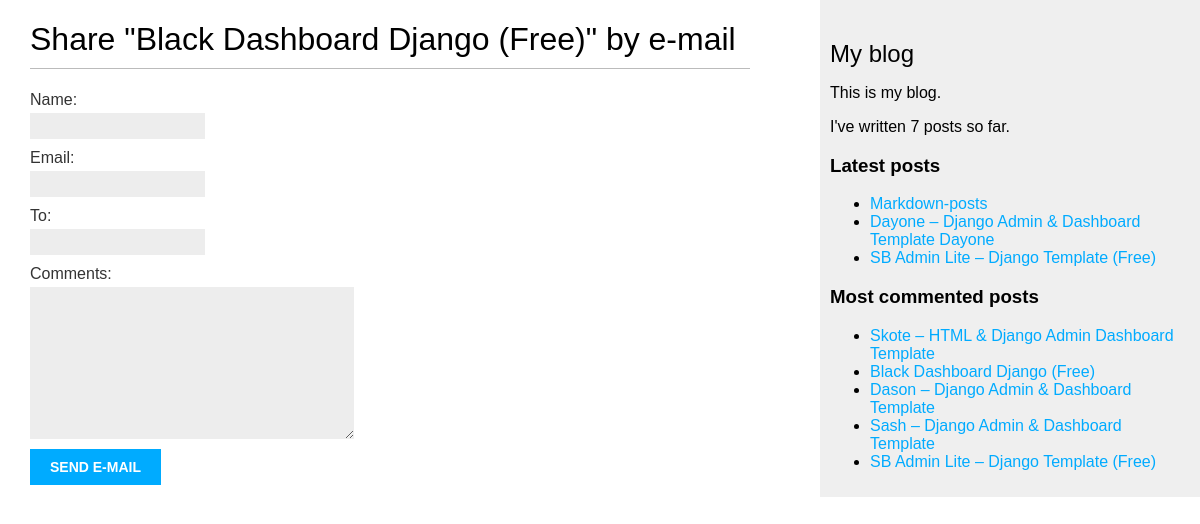
/blog/8/share/, run on the app's committed database.
### blog/models.py (models this page shows, shortened)
class Post(models.Model):
    class Status(models.TextChoices):
        DRAFT = 'DF', 'Draft'
        PUBLISHED = 'PB', 'Published'
    title = models.CharField(max_length=250)
    slug = models.SlugField(max_length=250, unique_for_date='publish')
    author = models.ForeignKey(
        User,
        on_delete=models.CASCADE,
        related_name='blog_posts'
    )
    body = models.TextField()
    publish = models.DateTimeField(default=timezone.now)
    created = models.DateTimeField(auto_now_add=True)
    updated = models.DateTimeField(auto_now=True)
    status = models.CharField(
        max_length=2,
        choices=Status.choices,
        default=Status.DRAFT
    )
    objects = models.Manager()      # менеджер, применяемый по умолчанию
    published = PublishedManager()  # конкретно-прикладной менеджер
    tags = TaggableManager()
    class Meta:
        ordering = ['-publish']
        indexes = [
            models.Index(fields=['-publish']),
        ]
    def get_absolute_url(self):
        return reverse(
            'blog:post_detail',
            args=[
                self.publish.year,
                self.publish.month,
                self.publish.day,
                self.slug
            ],
        )

### blog/views.py (the view)
# urls.py: path('<int:post_id>/share/', views.post_share, name='post_share'),
def post_share(request, post_id):
    post = get_object_or_404(Post, id=post_id, status=Post.Status.PUBLISHED)
    sent = False
    if request.method == 'POST':
        form = EmailPostForm(request.POST)
        if form.is_valid():
            cd = form.cleaned_data
            post_url = request.build_absolute_uri(post.get_absolute_url())
            print(post_url)
            subject = f"{cd['name']} recommends you read " f"{post.title}"
            message = f"Read {post.title} at {post_url}\n\n" \
                f"{cd['name']}\'s comments: {cd['comments']}"
            send_mail(subject, message, 'your_account@gmail.com', [cd['to']])
            sent = True
    else:
        form = EmailPostForm()
    context = {
        'post': post,
        'form': form,
        'sent': sent
    }
    return render(request, 'blog/post/share.html', context)

### blog/forms.py
class EmailPostForm(forms.Form):
    name = forms.CharField(max_length=25)
    email = forms.EmailField()
    to = forms.EmailField()
    comments = forms.CharField(required=False, widget=forms.Textarea)

### blog/models.py (called while the page is built)
    def get_queryset(self):
        return super().get_queryset().filter(status=Post.Status.PUBLISHED)

### blog/templatetags/blog_tags.py (called while the page is built)
@register.simple_tag
def total_posts():
    return Post.published.count()

@register.inclusion_tag('blog/post/latest_posts.html')
def show_latest_posts(count=5):
    latest_posts = Post.published.order_by('-publish')[:count]
    return {'latest_posts': latest_posts}

@register.simple_tag
def get_most_commented_posts(count=5):
    return Post.published.annotate(total_comments=Count('comments')).order_by('-total_comments')[:count]

### blog/templates/blog/post/share.html (shortened to what this page needs)
{% extends "blog/base.html" %}
{% block content %}
    {% if sent %}
        <h1>E-mail successfully sent</h1>
        <p>
            "{{ post.title }}" was successfully sent to {{ form.cleaned_data.to }}.
        </p>
    {% else %}
        <h1>Share "{{ post.title }}" by e-mail</h1>
        <form method="post">
            {{ form.as_p }}
            <input type="submit" value="Send e-mail">
        </form>
    {% endif %}
{% endblock %}

### blog/templates/blog/base.html (shortened to what this page needs)
{% load blog_tags %}
{% load static %}
<!DOCTYPE html>
<html>
<head>
    <link href="{% static "css/blog.css" %}" rel="stylesheet">
</head>
<body>
    <div id="content">
        {% block content %}
        {% endblock %}
    </div>
    <div id="sidebar">
        <h2>My blog</h2>
        <p>This is my blog.</p>
        I've written {% total_posts %} posts so far.
        <h3>Latest posts</h3>
        {% show_latest_posts 3 %}
        <h3>Most commented posts</h3>
        {% get_most_commented_posts as most_commented_posts %}
        <ul>
            {% for post in most_commented_posts %}
                <li>
                <a href="{{ post.get_absolute_url }}">{{ post.title }}</a>
                </li>
            {% endfor %}
        </ul>
    </div>
</body>
</html>

### blog/templates/blog/post/latest_posts.html
<ul>
    {% for post in latest_posts %}
        <li>
            <a href="{{ post.get_absolute_url }}">{{ post.title }}</a>
        </li>
    {% endfor %}
</ul>

### blog/static/css/blog.css (style rules this page uses)
body { margin:0; padding:0; font-family:helvetica, sans-serif; }
a { color:#00abff; text-decoration:none; }
h1 { font-weight:normal; border-bottom:1px solid #bbb; padding:0 0 10px 0; }
h2 { font-weight:normal; margin:30px 0 0; }
#content { float:left; width:60%; padding:0 0 0 30px; }
#sidebar { float:right; width:30%; padding:10px; background:#efefef; height:100%; }
label { float:left; clear:both; color:#333; margin-bottom:4px; }
input, textarea { clear:both; float:left; margin:0 0 10px; background:#ededed; border:0; padding:6px 10px; font-size:12px; }
input[type=submit] { font-weight:bold; background:#00abff; color:#fff; padding:10px 20px; font-size:14px; text-transform:uppercase; }

### data on the page
Post: title "Black Dashboard Django (Free)"
Post: title "Markdown-posts"
Post: title "Dayone – Django Admin & Dashboard Template Dayone"
Post: title "SB Admin Lite – Django Template (Free)"
Post: title "Skote – HTML & Django Admin Dashboard Template"
Post: title "Dason – Django Admin & Dashboard Template"
Post: title "Sash – Django Admin & Dashboard Template"
